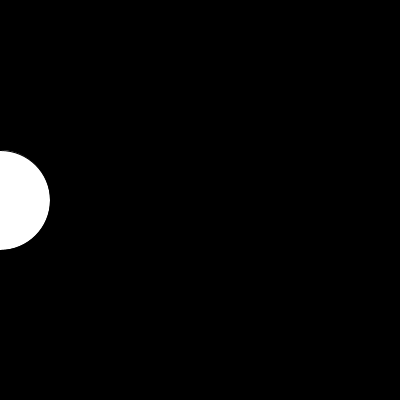
Frame 1 (no input)
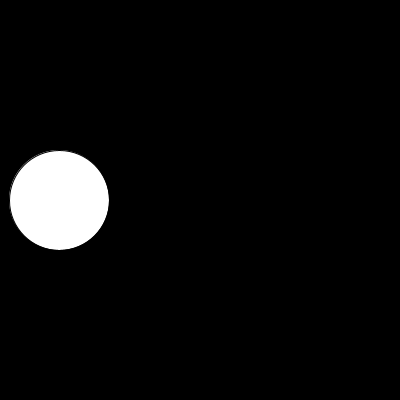
Frame 60 (the mouse pressed at the canvas centre just before this capture)
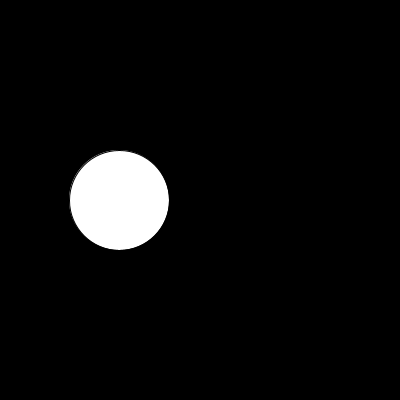
Frame 120 (the mouse held since frame 60 and released just before this capture)

The Processing sketch that drew these frames (run headless with seeded random() and noise(); from frame 60 on, the mouse is pressed at the canvas centre):

// Processing sketch: AnimateCircle
// ── AnimateCircle.pde
int x;

void setup() {
  size(400, 400);
  x = 0;
}

void draw() {
  background(0);
  ellipse(x, 200, 100, 100);
  x = x + 1;
}
